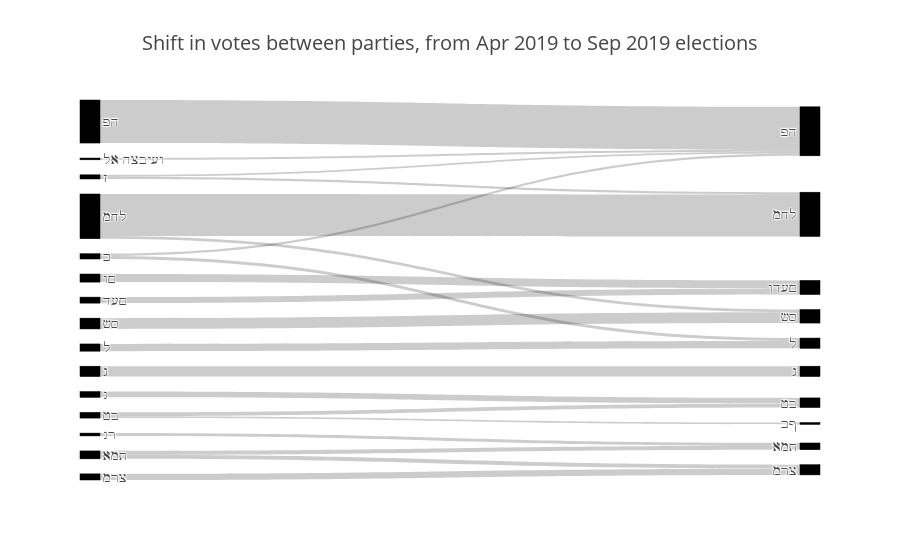

Notebook code for this chart:
### Code cell
transfer_threshold=1
links=np.where(vote_transfers > transfer_threshold)

# labels_english = ['other', 'Avoda_15', 'Joint', 'Lapid','Kahlon_15', 'Bait',
#                   'Shas_15', 'Liberman_15', 'Gimel_15' ,'Meretz_15', 'Yachad', 'other_15', 'no_15',
#                  'Likud_19', 'Kaholavan', 'Shas_19', 'Gimel_19', 'Hadash', 'Avoda_19', 'Liberman_19',
#                   'UYamin', 'Meretz_19', 'Kahlon_19', 'Raam-Balad', 'NYamin','Zehut','other_19','no_19']

labels_hebrew = vote_transfers.index.to_list()+vote_transfers.columns.to_list()
labels_hebrew = [x[::-1] for x in labels_hebrew]

data = dict(
    type='sankey',
    node = dict(pad = 15, 
                thickness = 20, 
                line = dict(color = "black",width = 0.5),
                color='black',
                label=labels_hebrew),
    link = dict(source=links[0],
                target=links[1]+max(links[0])+1,
                value=[vote_transfers.values[f[0],f[1]] for f in zip(links[0],links[1])]),
    orientation = 'h'
)

layout =  dict(
    title = "Shift in votes between parties, from Apr 2019 to Sep 2019 elections",
    font = dict(size = 14)
)

fig = dict(data=[data], layout=layout)
iplot(fig,validate=False)

### Figure 1 — Plotly figure (JSON) as saved in the notebook; plotly's stock layout.template omitted (floating-point values rounded to 4 significant figures)
{"data": [{"link": {"source": [1, 1, 2, 3, 4, 5, 5, 6, 6, 7, 7, 8, 9, 10, 10, 11, 12, 13, 14, 15], "target": [23, 24, 21, 18, 18, 16, 17, 22, 25, 16, 20, 20, 16, 17, 19, 24, 22, 23, 16, 19], "value": [2.511, 2.583, 6.655, 3.859, 5.195, 1.22, 1.458, 2.459, 1.219, 1.465, 1.92, 4.646, 1.143, 26.95, 1.746, 3.938, 3.718, 1.81, 27.61, 6.936]}, "node": {"color": "black", "label": ["רחא", "תמא", "ג", "םעד", "םו", "ז", "בט", "כ", "ל", "ועיבצה אל", "לחמ", "צרמ", "נ", "רנ", "הפ", "סש", "הפ", "לחמ", "םעדו", "סש", "ל", "ג", "בט", "תמא", "צרמ", "ףכ", "רחא", "ועיבצה אל"], "line": {"color": "black", "width": 0.5}, "pad": 15, "thickness": 20}, "orientation": "h", "type": "sankey"}], "layout": {"font": {"size": 14}, "title": "Shift in votes between parties, from Apr 2019 to Sep 2019 elections"}}
